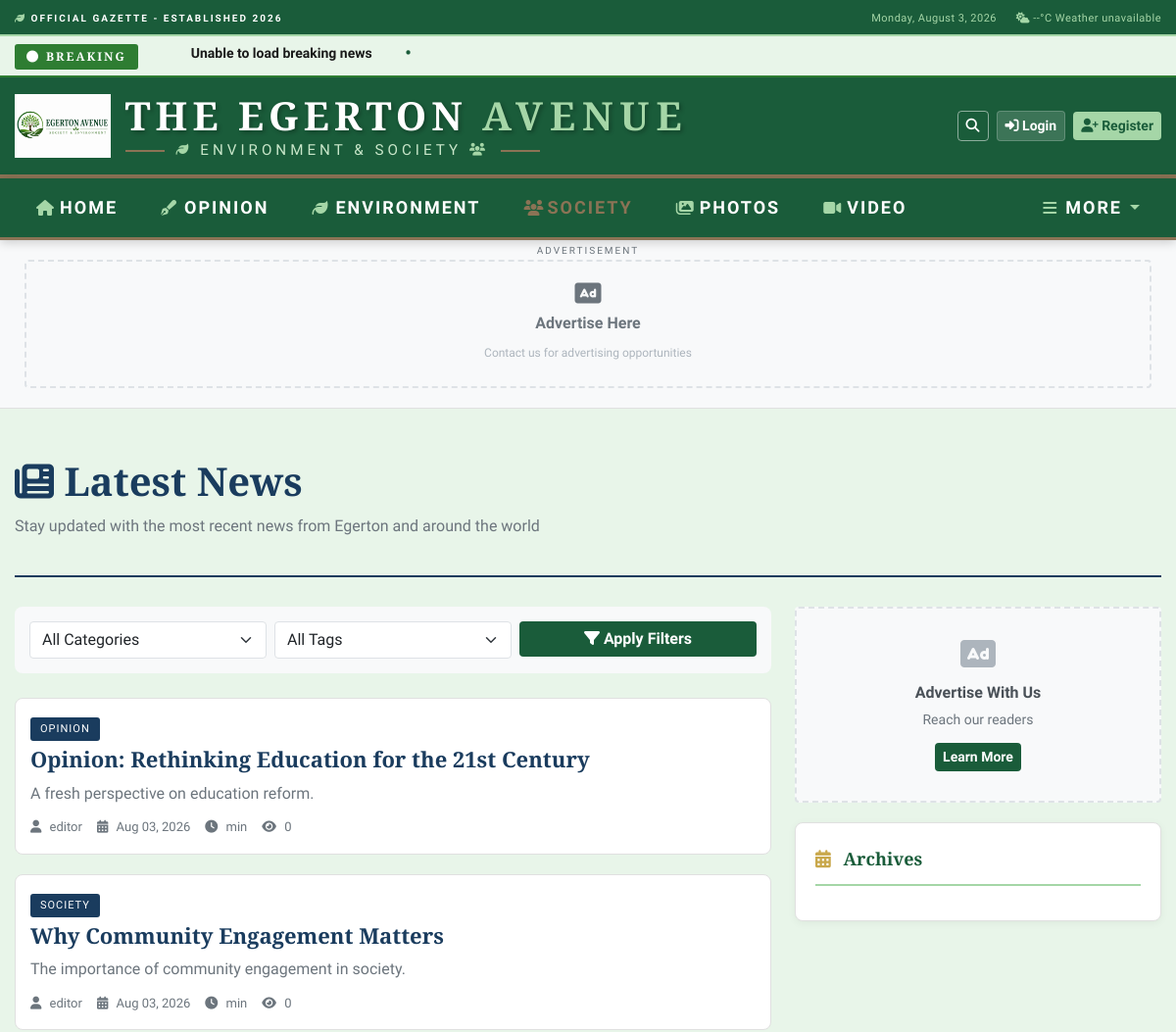
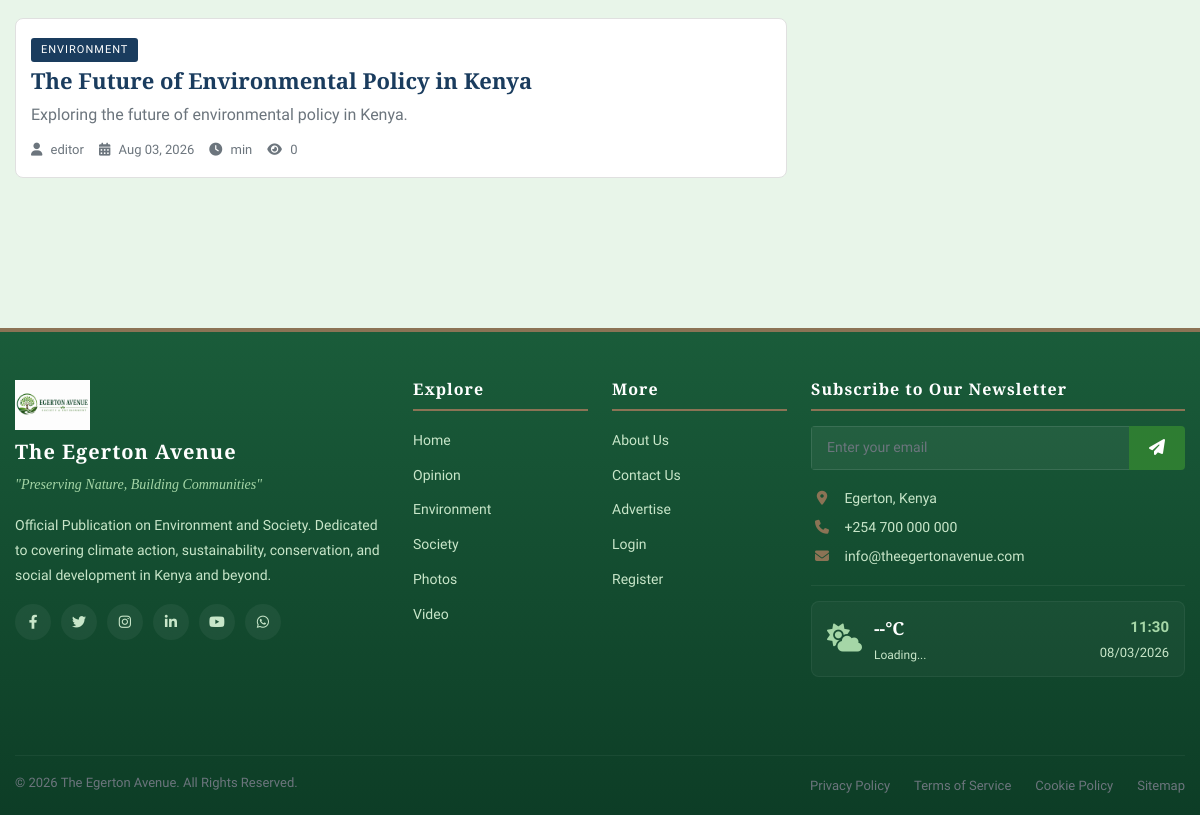
The page /articles/latest/ on the database its author committed (2 pictures, top to bottom).
### apps/articles/models.py (models this page shows, shortened)
class Article(models.Model):
    STATUS_CHOICES = (
        ('draft', 'Draft'),
        ('pending', 'Pending Review'),
        ('published', 'Published'),
        ('scheduled', 'Scheduled'),
        ('archived', 'Archived'),
        ('trash', 'Trash'),
    )
    PUBLISH_NOW = 'publish_now'
    SCHEDULE = 'schedule'
    PUBLISH_OPTIONS = (
        (PUBLISH_NOW, 'Publish Now'),
        (SCHEDULE, 'Schedule'),
    )
    title = models.CharField(
        max_length=300,
        validators=[MinLengthValidator(5)],
        help_text="Enter a compelling title for your article"
    )
    slug = models.SlugField(
        max_length=350,
        unique=True,
        blank=True,
        help_text="URL-friendly version of the title"
    )
    excerpt = models.TextField(
        max_length=500,
        blank=True,
        help_text="A short summary of the article. Leave blank to auto-generate from content."
    )
    content = RichTextUploadingField(
        config_name='default',
        help_text="Write your article content here"
    )
    featured_image = models.ImageField(
        upload_to='articles/%Y/%m/%d/',
        blank=True,
        null=True,
        help_text="Main image for the article"
    )
    featured_image_alt = models.CharField(
        max_length=200,
        blank=True,
        help_text="Alternative text for the featured image"
    )
    featured_image_caption = models.CharField(
        max_length=200,
        blank=True,
        help_text="Caption for the featured image"
    )
    author = models.ForeignKey(
        User,
        on_delete=models.CASCADE,
        related_name='articles',
        help_text="Author of the article"
    )
    category = models.ForeignKey(
        Category,
        on_delete=models.SET_NULL,
        null=True,
        related_name='articles',
        help_text="Primary category for the article"
    )
    tags = models.ManyToManyField(
        Tag,
        blank=True,
        related_name='articles',
        help_text="Tags to categorize the article"
    )
    status = models.CharField(
        max_length=20,
        choices=STATUS_CHOICES,
        default='draft'
    )
    publish_option = models.CharField(
        max_length=20,
        choices=PUBLISH_OPTIONS,
        default=PUBLISH_NOW
    )
    created_at = models.DateTimeField(auto_now_add=True)
    updated_at = models.DateTimeField(auto_now=True)
    published_at = models.DateTimeField(null=True, blank=True)
    scheduled_for = models.DateTimeField(null=True, blank=True)
    archived_at = models.DateTimeField(null=True, blank=True)
    views_count = models.PositiveIntegerField(default=0)
    shares_count = models.PositiveIntegerField(default=0)
    likes_count = models.PositiveIntegerField(default=0)
    bookmarks_count = models.PositiveIntegerField(default=0)
    reading_time = models.PositiveSmallIntegerField(default=0)
    is_featured = models.BooleanField(default=False)
    featured_order = models.PositiveIntegerField(default=0)
    is_breaking = models.BooleanField(default=False)
    is_exclusive = models.BooleanField(default=False)
    is_editor_pick = models.BooleanField(default=False)
    seo_title = models.CharField(max_length=150, blank=True)
    seo_description = models.CharField(max_length=200, blank=True)
    seo_keywords = models.CharField(max_length=200, blank=True)
    canonical_url = models.URLField(blank=True)
    custom_css = models.TextField(blank=True)
    custom_js = models.TextField(blank=True)
    extra_meta = models.JSONField(default=dict, blank=True)
    related_articles = models.ManyToManyField(
        'self',
        blank=True,
        symmetrical=False,
        through='RelatedArticle'
    )
    meta_description = models.TextField(max_length=300, blank=True)
    meta_keywords = models.CharField(max_length=300, blank=True)
    reference_url = models.URLField(blank=True)
    reference_text = models.CharField(max_length=200, blank=True)
    class Meta:
        db_table = 'articles'
        ordering = ['-published_at', '-created_at']
        indexes = [
            models.Index(fields=['status', 'published_at']),
            models.Index(fields=['slug']),
            models.Index(fields=['author', 'status']),
            models.Index(fields=['category', 'status']),
            models.Index(fields=['is_featured', 'featured_order']),
            models.Index(fields=['is_breaking']),
            models.Index(fields=['created_at']),
            models.Index(fields=['views_count']),
        ]
        permissions = [
            ("can_publish_article", "Can publish articles"),
            ("can_edit_any_article", "Can edit any article"),
            ("can_delete_any_article", "Can delete any article"),
            ("can_feature_articles", "Can feature articles"),
        ]
    def get_absolute_url(self):
        return reverse('articles:detail', kwargs={'slug': self.slug})

### apps/categories/models.py (models this page shows, shortened)
class Category(models.Model):
    name = models.CharField(
        max_length=100,
        unique=True,
        validators=[MinLengthValidator(2)],
        help_text="Category name (e.g., Politics, Business, Sports)"
    )
    slug = models.SlugField(
        max_length=120,
        unique=True,
        blank=True,
        help_text="URL-friendly version of the category name"
    )
    description = models.TextField(
        max_length=500,
        blank=True,
        help_text="Brief description of the category"
    )
    icon = models.CharField(
        max_length=50,
        blank=True,
        help_text="FontAwesome icon class (e.g., fa-gavel for Politics)"
    )
    color = models.CharField(
        max_length=7,
        blank=True,
        help_text="Hex color code for the category (e.g., #FF0000)"
    )
    parent = models.ForeignKey(
        'self',
        on_delete=models.CASCADE,
        null=True,
        blank=True,
        related_name='children',
        help_text="Parent category if this is a sub-category"
    )
    order = models.PositiveIntegerField(
        default=0,
        help_text="Display order in navigation"
    )
    is_active = models.BooleanField(
        default=True,
        help_text="Whether this category is active and visible"
    )
    is_featured = models.BooleanField(
        default=False,
        help_text="Whether to show this category in featured sections"
    )
    seo_title = models.CharField(max_length=150, blank=True)
    seo_description = models.CharField(max_length=200, blank=True)
    seo_keywords = models.CharField(max_length=200, blank=True)
    image = models.ImageField(
        upload_to='categories/%Y/%m/',
        blank=True,
        null=True,
        help_text="Category image for featured sections"
    )
    image_alt = models.CharField(max_length=200, blank=True)
    article_count = models.PositiveIntegerField(default=0)
    total_views = models.PositiveIntegerField(default=0)
    created_at = models.DateTimeField(auto_now_add=True)
    updated_at = models.DateTimeField(auto_now=True)
    class Meta:
        db_table = 'categories'
        verbose_name_plural = 'Categories'
        ordering = ['order', 'name']
        indexes = [
            models.Index(fields=['slug']),
            models.Index(fields=['parent', 'is_active']),
            models.Index(fields=['order']),
        ]

### apps/accounts/models.py (models this page shows, shortened)
class User(AbstractUser):
    ROLE_CHOICES = (
        ('super_admin', 'Super Administrator'),
        ('admin', 'Administrator'),
        ('editor', 'Editor'),
        ('journalist', 'Journalist'),
        ('subscriber', 'Subscriber'),
        ('advertiser', 'Advertiser'),
    )
    DEPARTMENT_CHOICES = (
        ('news', 'News Department'),
        ('politics', 'Political Desk'),
        ('business', 'Business Desk'),
        ('sports', 'Sports Desk'),
        ('entertainment', 'Entertainment Desk'),
        ('editorial', 'Editorial Board'),
        ('advertising', 'Advertising Department'),
        ('administration', 'Administration'),
    )
    username = models.CharField(
        max_length=150,
        unique=True,
        validators=[
            RegexValidator(
                regex=r'^[\w.@+-]+$',
                message='Enter a valid username. This value may contain only letters, numbers, and @/./+/-/_ characters.'
            ),
            MinLengthValidator(3)
        ],
        error_messages={
            'unique': 'A user with that username already exists.',
        }
    )
    email = models.EmailField(unique=True)
    first_name = models.CharField(max_length=150)
    last_name = models.CharField(max_length=150)
    role = models.CharField(max_length=20, choices=ROLE_CHOICES, default='subscriber')
    department = models.CharField(max_length=20, choices=DEPARTMENT_CHOICES, blank=True, null=True)
    bio = models.TextField(max_length=500, blank=True)
    profile_picture = models.ImageField(upload_to='profiles/%Y/%m/', blank=True, null=True)
    phone_number = models.CharField(max_length=20, blank=True)
    website = models.URLField(blank=True)
    social_links = models.JSONField(default=dict, blank=True)
    is_verified = models.BooleanField(default=False)
    is_active = models.BooleanField(default=True)
    is_staff = models.BooleanField(default=False)
    is_superuser = models.BooleanField(default=False)
    last_login = models.DateTimeField(null=True, blank=True)
    date_joined = models.DateTimeField(auto_now_add=True)
    updated_at = models.DateTimeField(auto_now=True)
    employee_id = models.CharField(max_length=20, blank=True, unique=True, null=True)
    hire_date = models.DateField(null=True, blank=True)
    job_title = models.CharField(max_length=100, blank=True)
    email_notifications = models.BooleanField(default=True)
    push_notifications = models.BooleanField(default=True)
    language = models.CharField(max_length=10, default='en')
    timezone = models.CharField(max_length=50, default='UTC')
    failed_login_attempts = models.PositiveIntegerField(default=0)
    locked_until = models.DateTimeField(null=True, blank=True)
    two_factor_enabled = models.BooleanField(default=False)
    articles_written = models.PositiveIntegerField(default=0)
    total_views = models.PositiveIntegerField(default=0)
    reputation_score = models.IntegerField(default=0)
    class Meta:
        db_table = 'users'
        indexes = [
            models.Index(fields=['email']),
            models.Index(fields=['role']),
            models.Index(fields=['department']),
            models.Index(fields=['is_active', 'is_verified']),
            models.Index(fields=['username']),  # Added for faster lookups
        ]
        permissions = [
            ("can_publish_articles", "Can publish articles"),
            ("can_manage_users", "Can manage users"),
            ("can_moderate_comments", "Can moderate comments"),
            ("can_manage_ads", "Can manage advertisements"),
            ("can_view_analytics", "Can view analytics"),
            ("can_manage_settings", "Can manage site settings"),
            ("can_manage_media", "Can manage media files"),  # Added
            ("can_manage_newsletter", "Can manage newsletter"),  # Added
        ]
        ordering = ['-date_joined']  # Added for default ordering
    def get_full_name(self):
        return f"{self.first_name} {self.last_name}".strip()
    @property
    def can_manage_users(self):
        """Check if user can manage other users."""
        return self.role in ['super_admin', 'admin']

### apps/articles/views.py (the view)
# urls.py: path('latest/', views.latest_news, name='latest'),
def latest_news(request):
    articles = Article.objects.filter(
        status='published',
        published_at__lte=timezone.now()
    ).select_related('author', 'category').prefetch_related('tags').order_by('-published_at')
    category_slug = request.GET.get('category')
    if category_slug:
        articles = articles.filter(category__slug=category_slug)
    tag_slug = request.GET.get('tag')
    if tag_slug:
        articles = articles.filter(tags__slug=tag_slug)
    date_from = request.GET.get('date_from')
    if date_from:
        articles = articles.filter(published_at__gte=date_from)
    date_to = request.GET.get('date_to')
    if date_to:
        articles = articles.filter(published_at__lte=date_to)
    paginator = Paginator(articles, 20)
    page = request.GET.get('page')
    try:
        articles = paginator.page(page)
    except PageNotAnInteger:
        articles = paginator.page(1)
    except EmptyPage:
        articles = paginator.page(paginator.num_pages)
    categories = Category.objects.filter(is_active=True)
    tags = Tag.objects.all()
    context = {
        'articles': articles,
        'categories': categories,
        'tags': tags,
        'current_category': category_slug,
        'current_tag': tag_slug,
        'page_title': 'Latest News - The Egerton Avenue',
    }
    return render(request, 'articles/latest_news.html', context)

### apps/articles/templates/articles/latest_news.html (shortened to what this page needs)
{% extends 'base.html' %}
{% block content %}
<div class="container">
    <div class="latest-news-page">
        <div class="page-header">
            <h1><i class="fas fa-newspaper"></i> Latest News</h1>
            <p>Stay updated with the most recent news from Egerton and around the world</p>
        </div>
        <div class="row">
            <div class="col-lg-8">
                <div class="filters-bar">
                    <form method="get" class="row g-2">
                        <div class="col-md-4">
                            <select name="category" class="form-select">
                                <option value="">All Categories</option>
                            </select>
                        </div>
                        <div class="col-md-4">
                            <select name="tag" class="form-select">
                                <option value="">All Tags</option>
                            </select>
                        </div>
                        <div class="col-md-4">
                            <button type="submit" class="btn btn-primary w-100">
                                <i class="fas fa-filter"></i> Apply Filters
                            </button>
                        </div>
                    </form>
                </div>
                <div class="articles-list">
                    {% for article in articles %}
                    <div class="article-list-item">
                        <div class="row">
                            {% if article.featured_image %}
                            <div class="col-md-3">
                                <img src="{{ article.featured_image.url }}" alt="{{ article.title }}" class="img-fluid article-thumb">
                            </div>
                            <div class="col-md-9">
                            {% else %}
                            <div class="col-md-12">
                            {% endif %}
                                <div class="article-item-content">
                                    <span class="article-category">{{ article.category.name }}</span>
                                    <h3><a href="{{ article.get_absolute_url }}">{{ article.title }}</a></h3>
                                    <p class="article-excerpt">{{ article.excerpt|truncatewords:25 }}</p>
                                    <div class="article-meta">
                                        <span><i class="fas fa-user"></i> {{ article.author.get_full_name|default:article.author.username }}</span>
                                        <span><i class="fas fa-calendar-alt"></i> {{ article.published_at|date:"M d, Y" }}</span>
                                        <span><i class="fas fa-clock"></i> {{ article.time_to_read }} min</span>
                                        <span><i class="fas fa-eye"></i> {{ article.views_count }}</span>
                                    </div>
                                </div>
                            </div>
                        </div>
                    </div>
                    {% empty %}
                    <div class="alert alert-info">
                        <i class="fas fa-info-circle"></i> No articles found matching your criteria.
                    </div>
                    {% endfor %}
                </div>
            </div>
            <div class="col-lg-4">
                {% include 'sidebar_ads.html' %}
                <div class="sidebar-widget">
                    <div class="widget-title">
                        <i class="fas fa-calendar-alt"></i> Archives
                    </div>
                </div>
            </div>
        </div>
    </div>
</div>
{% endblock %}

### rows shown on the page
Article: category.name "OPINION", title "Opinion: Rethinking Education for the 21st Century", excerpt "A fresh perspective on education reform.", author.get_full_name "editor", published_at "Aug 03, 2026", views_count "0"
Article: category.name "SOCIETY", title "Why Community Engagement Matters", excerpt "The importance of community engagement in society.", author.get_full_name "editor", published_at "Aug 03, 2026", views_count "0"
Article: category.name "ENVIRONMENT", title "The Future of Environmental Policy in Kenya", excerpt "Exploring the future of environmental policy in Kenya.", author.get_full_name "editor", published_at "Aug 03, 2026", views_count "0"
